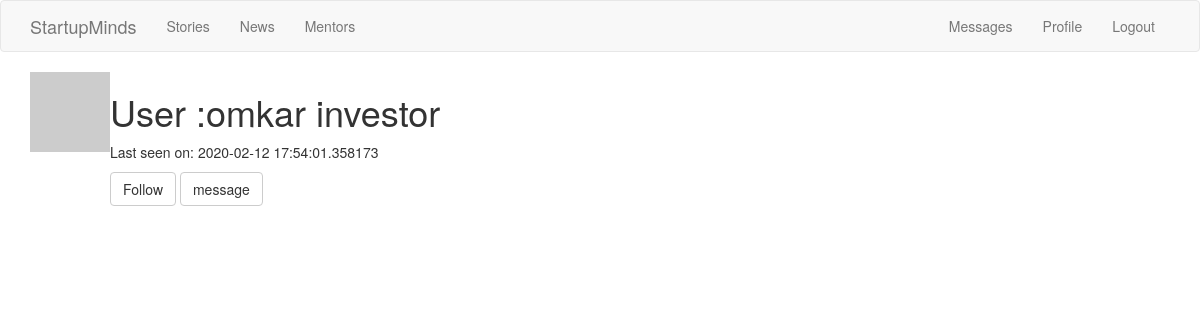
/user/omkar/ (signed in), run on the app's committed database.
### app/models.py (models this page shows, shortened)
class User( UserMixin, db.Model):
	__tablename__ = 'user'
	user_id = db.Column(db.Integer , primary_key=True)
	username = db.Column(db.String(64) ,index=True , unique=True)
	email = db.Column(db.String(64) , index=True , unique=True)
	password_hash = db.Column(db.String(200))
	about_me = db.Column(db.String(200))
	last_seen = db.Column(db.DateTime , default=datetime.utcnow)
	user_category = db.Column(db.String(50) ,default=None)
	sector = db.Column(db.String(50) , default=None)
	posts = db.relationship('Post' , backref='author' , lazy='dynamic')
	stories = db.relationship('Stories' , backref='author' , lazy='dynamic')
	messages_sent = db.relationship('Message' , backref='author', foreign_keys='Message.sender_id' ,lazy='dynamic')
	messages_recieved = db.relationship('Message' , backref='recipient' ,foreign_keys='Message.recipient_id' , lazy='dynamic')
	last_message_read_time = db.Column(db.DateTime)
	followed = db.relationship(
	'User', secondary=followers,
	primaryjoin=(followers.c.follower_id == user_id),
	secondaryjoin=(followers.c.followed_id == user_id),
	backref=db.backref('followers', lazy='dynamic'), lazy='dynamic')
	def get_id(self):
		return (self.user_id)
	def avatar(self, size):
		digest = md5(self.email.lower().encode('utf-8')).hexdigest()
		return 'https://www.gravatar.com/avatar/{}?d=identicon&s={}'.format(digest, size)
	def is_following(self, user):
		return self.followed.filter(followers.c.followed_id == user.user_id ).count() > 0

### app/views.py (the view)
@app.route('/user/<username>/')
@login_required
def user(username):
	user = User.query.filter_by(username=username).first_or_404()
	return render_template("user.html", user=user )

### app/models.py (called while the page is built)
@login.user_loader
def user_loader(user_id):
	return User.query.get(int(user_id))

### app/views.py (called while the page is built)
@app.before_request
def before_request():
	if current_user.is_authenticated:
		current_user.last_seen = datetime.utcnow()
		db.session.commit()

### app/templates/user.html (shortened to what this page needs)
{% extends "theme.html" %}
{% block app_content%}
	<table>
		<tr valign="top">
			<td><img src="{{user.avatar(128)}}"></td>
			<td>
				<h1>User :{{user.username}} {{user.user_category}}</h1>
				{%if user.last_seen %}<p>Last seen on: {{user.last_seen}}</p> {% endif %}
				<p>
					{% if user == current_user %}
						<a role="button" class="btn btn-default" href="{{url_for('editprofile')}}">Edit Profile</a>
					{% elif not current_user.is_following(user) %}
						<a href="{{url_for('follow',username=user.username)}}" class="btn btn-default" role="button">Follow</a>
					{% else %}
						<a href="{{url_for('unfollow' , username=user.username)}}" role="button" class="btn btn-default">Unfollow</a>
					{% endif %}
					{% if user != current_user %}
		                <a href="{{ url_for('send_message', recipient=user.username) }}"
		                    role="button" class="btn btn-default">message</a>
	                {% endif %}
           		 </p>
			</td>
		</tr>
	</table>
{% endblock%}

### data on the page
User: username "omkar", user_category "investor", last_seen "2020-02-12 17:54:01.358173"
